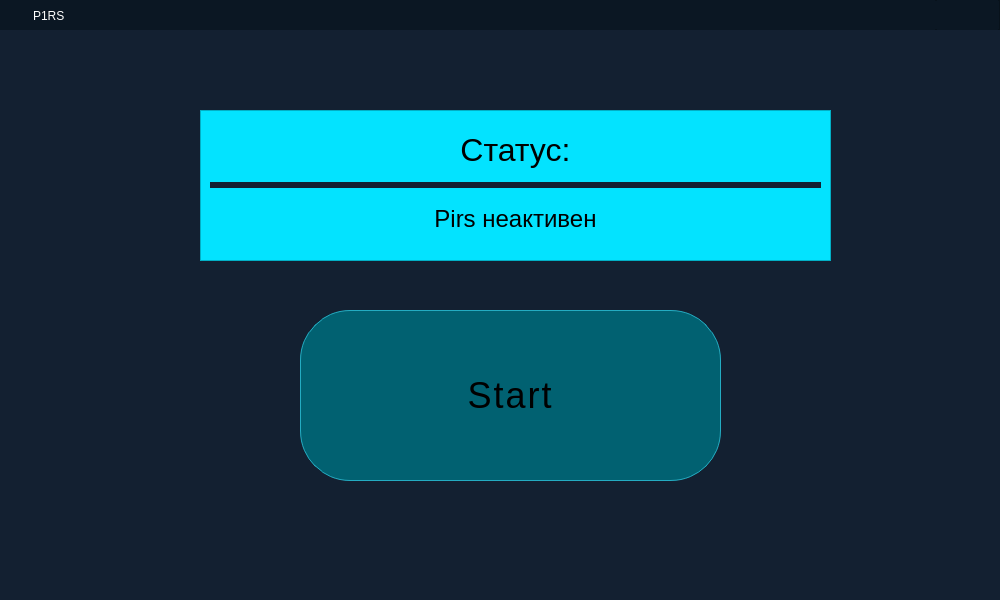
<?xml version="1.0" encoding="UTF-8"?>
<ui version="4.0">
 <class>Pirs</class>
 <widget class="QWidget" name="Pirs">
  <property name="geometry">
   <rect>
    <x>0</x>
    <y>0</y>
    <width>1000</width>
    <height>600</height>
   </rect>
  </property>
  <property name="sizePolicy">
   <sizepolicy hsizetype="Fixed" vsizetype="Fixed">
    <horstretch>0</horstretch>
    <verstretch>0</verstretch>
   </sizepolicy>
  </property>
  <property name="minimumSize">
   <size>
    <width>1000</width>
    <height>600</height>
   </size>
  </property>
  <property name="maximumSize">
   <size>
    <width>1000</width>
    <height>600</height>
   </size>
  </property>
  <property name="mouseTracking">
   <bool>false</bool>
  </property>
  <property name="tabletTracking">
   <bool>false</bool>
  </property>
  <property name="windowTitle">
   <string>P1RS</string>
  </property>
  <property name="styleSheet">
   <string notr="true">background-color: rgb(19, 32, 49);
</string>
  </property>
  <widget class="QPushButton" name="start">
   <property name="geometry">
    <rect>
     <x>300</x>
     <y>310</y>
     <width>421</width>
     <height>171</height>
    </rect>
   </property>
   <property name="font">
    <font>
     <pointsize>-1</pointsize>
     <underline>false</underline>
     <strikeout>false</strikeout>
    </font>
   </property>
   <property name="styleSheet">
    <string notr="true">QPushButton {
  text-decoration: none;
  text-transform: uppercase;
  letter-spacing: 2px;
  color: black;
  background: rgb(1, 97, 113);
  font-size: 36px;
  text-align: center;
  border-radius: 50px;
  border: 1px solid rgb(36, 172, 194);
}

QPushButton:hover {
    background-color: rgb(36, 172, 194);
}
    



</string>
   </property>
   <property name="text">
    <string>Start</string>
   </property>
  </widget>
  <widget class="QPushButton" name="settingsButton">
   <property name="geometry">
    <rect>
     <x>960</x>
     <y>40</y>
     <width>31</width>
     <height>31</height>
    </rect>
   </property>
   <property name="styleSheet">
    <string notr="true">
QPushButton {
  width: 1.5em;
  height: 1.5em;
  vertical-align: middle;
  text-decoration: none;
  border: .5em solid rgba(0,0,0,0);
  border-radius: 100%;
  background: rgb(245,245,245) linear-gradient(rgb(245,245,245), rgb(188,192,193)) 50% 50% / calc(1.5em + .5em*2) calc(1.5em + .5em*2);
  }
QPushButton:pressed {
  height: 50px;
  width: 186px;
  position: relative;
  text-decoration: none;
  text-transform: uppercase;
  letter-spacing: 2px;
  color: black;
  font-size: 36px;
  text-align: center;
  
 }
</string>
   </property>
   <property name="text">
    <string/>
   </property>
   <property name="icon">
    <iconset>
     <normaloff>icons/Settings.ico</normaloff>icons/Settings.ico</iconset>
   </property>
  </widget>
  <widget class="QFrame" name="frame">
   <property name="geometry">
    <rect>
     <x>200</x>
     <y>110</y>
     <width>631</width>
     <height>151</height>
    </rect>
   </property>
   <property name="styleSheet">
    <string notr="true">QFrame {
	background-color: rgb(3, 227, 255);
}</string>
   </property>
   <property name="frameShape">
    <enum>QFrame::StyledPanel</enum>
   </property>
   <property name="frameShadow">
    <enum>QFrame::Raised</enum>
   </property>
   <widget class="QWidget" name="verticalLayoutWidget">
    <property name="geometry">
     <rect>
      <x>10</x>
      <y>9</y>
      <width>611</width>
      <height>131</height>
     </rect>
    </property>
    <layout class="QVBoxLayout" name="status">
     <item>
      <widget class="QLabel" name="label">
       <property name="styleSheet">
        <string notr="true">text-align: center;</string>
       </property>
       <property name="text">
        <string>&lt;html&gt;&lt;head/&gt;&lt;body&gt;&lt;p align=&quot;center&quot;&gt;&lt;span style=&quot; font-size:24pt;&quot;&gt;Статус:&lt;/span&gt;&lt;/p&gt;&lt;/body&gt;&lt;/html&gt;</string>
       </property>
      </widget>
     </item>
     <item>
      <widget class="QLabel" name="label_2">
       <property name="mouseTracking">
        <bool>true</bool>
       </property>
       <property name="styleSheet">
        <string notr="true"/>
       </property>
       <property name="text">
        <string>&lt;html&gt;&lt;head/&gt;&lt;body&gt;&lt;p align=&quot;center&quot;&gt;&lt;span style=&quot; font-size:18pt;&quot;&gt;Pirs неактивен&lt;/span&gt;&lt;/p&gt;&lt;/body&gt;&lt;/html&gt;</string>
       </property>
      </widget>
     </item>
    </layout>
   </widget>
  </widget>
  <widget class="QFrame" name="title">
   <property name="geometry">
    <rect>
     <x>0</x>
     <y>0</y>
     <width>1000</width>
     <height>30</height>
    </rect>
   </property>
   <property name="sizePolicy">
    <sizepolicy hsizetype="Fixed" vsizetype="Fixed">
     <horstretch>0</horstretch>
     <verstretch>0</verstretch>
    </sizepolicy>
   </property>
   <property name="mouseTracking">
    <bool>false</bool>
   </property>
   <property name="tabletTracking">
    <bool>false</bool>
   </property>
   <property name="styleSheet">
    <string notr="true">* {
background-color: rgb(11, 23, 35);
}

QLabel {
color: white;
}

QPushButton{
border: 0px;
}

</string>
   </property>
   <property name="frameShape">
    <enum>QFrame::StyledPanel</enum>
   </property>
   <property name="frameShadow">
    <enum>QFrame::Raised</enum>
   </property>
   <widget class="QWidget" name="horizontalLayoutWidget">
    <property name="geometry">
     <rect>
      <x>937</x>
      <y>0</y>
      <width>61</width>
      <height>31</height>
     </rect>
    </property>
    <layout class="QHBoxLayout" name="controlButtons" stretch="0,0">
     <property name="spacing">
      <number>0</number>
     </property>
     <item>
      <widget class="QPushButton" name="Roll_up">
       <property name="styleSheet">
        <string notr="true"/>
       </property>
       <property name="text">
        <string/>
       </property>
       <property name="icon">
        <iconset>
         <normaloff>icons/commandButton2.ico</normaloff>icons/commandButton2.ico</iconset>
       </property>
      </widget>
     </item>
     <item>
      <widget class="QPushButton" name="Exit">
       <property name="styleSheet">
        <string notr="true"/>
       </property>
       <property name="text">
        <string/>
       </property>
       <property name="icon">
        <iconset>
         <normaloff>icons/controlButton.ico</normaloff>icons/controlButton.ico</iconset>
       </property>
       <property name="iconSize">
        <size>
         <width>31</width>
         <height>16</height>
        </size>
       </property>
      </widget>
     </item>
    </layout>
   </widget>
   <widget class="QWidget" name="horizontalLayoutWidget_2">
    <property name="geometry">
     <rect>
      <x>0</x>
      <y>0</y>
      <width>65</width>
      <height>31</height>
     </rect>
    </property>
    <layout class="QHBoxLayout" name="logo">
     <property name="spacing">
      <number>0</number>
     </property>
     <item>
      <widget class="QPushButton" name="logo_ico">
       <property name="text">
        <string/>
       </property>
       <property name="icon">
        <iconset>
         <normaloff>icons/logo.ico</normaloff>icons/logo.ico</iconset>
       </property>
       <property name="iconSize">
        <size>
         <width>30</width>
         <height>16</height>
        </size>
       </property>
      </widget>
     </item>
     <item>
      <widget class="QLabel" name="logo_name">
       <property name="text">
        <string>P1RS</string>
       </property>
      </widget>
     </item>
    </layout>
   </widget>
   <widget class="QPushButton" name="titleBtn">
    <property name="geometry">
     <rect>
      <x>65</x>
      <y>0</y>
      <width>870</width>
      <height>30</height>
     </rect>
    </property>
    <property name="text">
     <string/>
    </property>
   </widget>
  </widget>
 </widget>
 <resources/>
 <connections/>
</ui>
